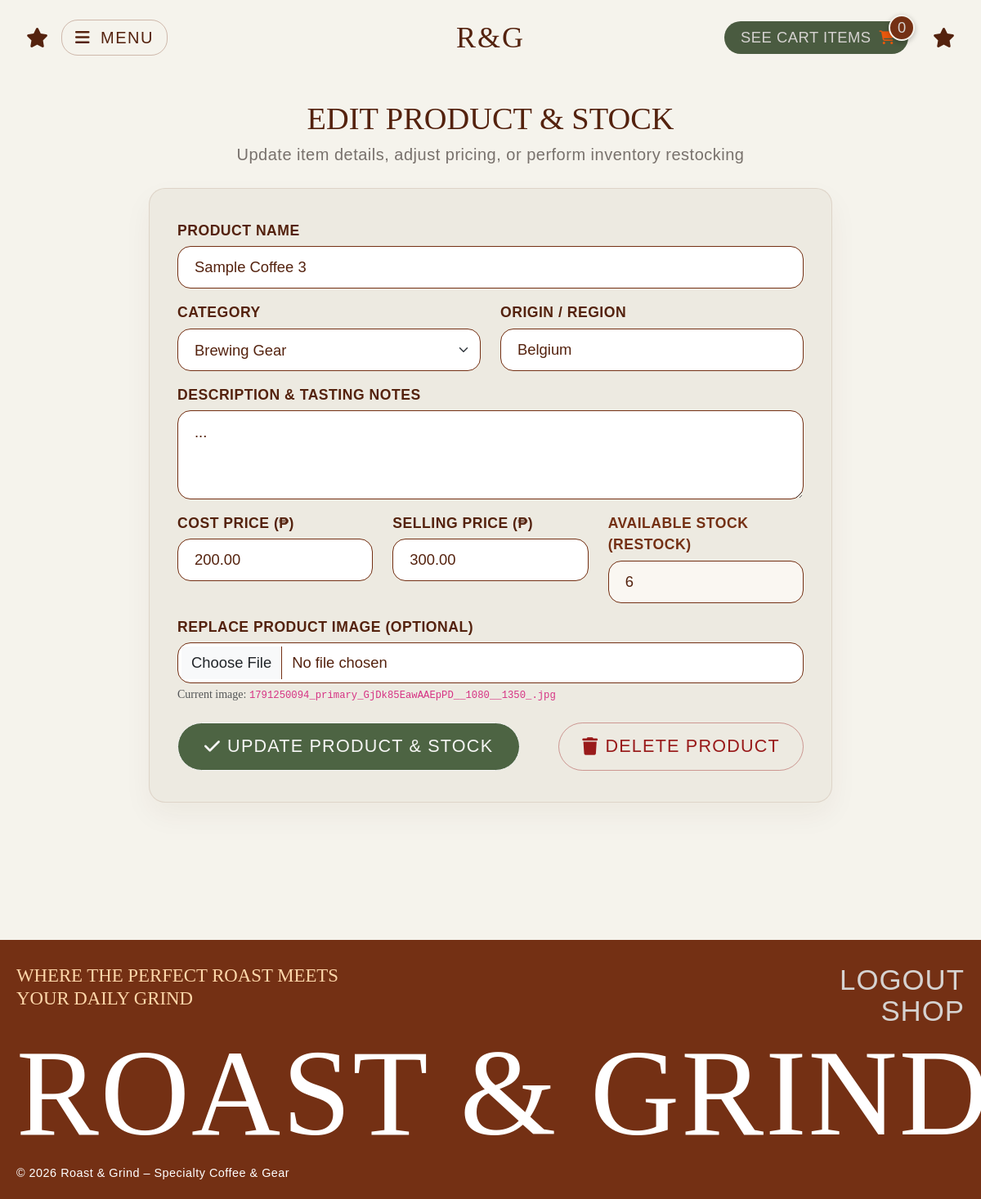
Screenshot of /item/edit.php?id=7 (signed in) with the database file from the repository.
### tables this page shows
CREATE TABLE `item` (
  `item_id` int(11) NOT NULL,
  `item_name` varchar(150) NOT NULL,
  `description` text NOT NULL,
  `origin` varchar(100) NOT NULL DEFAULT 'N/A',
  `category` varchar(50) NOT NULL,
  `cost_price` decimal(10,2) NOT NULL,
  `sell_price` decimal(10,2) NOT NULL,
  `img_path` varchar(255) NOT NULL DEFAULT 'default_coffee.jpg'
);

### item/edit.php (the view, shortened to what this page needs)
<?php
require_once "../includes/config.php";
$item_id = intval($_GET['id']);
$sql = "SELECT i.*, COALESCE(s.quantity, 0) AS quantity
        FROM item i
        LEFT JOIN stock s USING (item_id)
        WHERE i.item_id = ?";
$stmt = mysqli_prepare($conn, $sql);
mysqli_stmt_bind_param($stmt, "i", $item_id);
mysqli_stmt_execute($stmt);
$result = mysqli_stmt_get_result($stmt);
$product = mysqli_fetch_assoc($result);
$old = $_SESSION['old_input'] ?? [];
if ((int) ($old['item_id'] ?? 0) !== $item_id) {
    $old = [];
}
function fieldVal($old, $key, $product)
{
    return htmlspecialchars((string) ($old[$key] ?? $product[$key]));
}
require_once "../includes/header.php";
?>
<div class="admin-form-wrapper">
    <h1 class="admin-form-title">Edit Product & Stock</h1>
    <p class="admin-form-subtitle">Update item details, adjust pricing, or perform inventory restocking</p>
    <div class="admin-form-card">
        <form action="update.php" method="POST" enctype="multipart/form-data">
            <div class="mb-3">
                <label class="admin-form-label">Product Name</label>
                <input type="text" name="item_name" class="form-control admin-form-input"
                       value="<?= fieldVal($old, 'item_name', $product); ?>">
            </div>
            <div class="row">
                <div class="col-md-6 mb-3">
                    <label class="admin-form-label">Category</label>
                    <select name="category" class="form-select admin-form-select">
                        <?php $currentCat = $old['category'] ?? $product['category']; ?>
                        <?php foreach (PRODUCT_CATEGORIES as $cat): ?>
                            <option value="<?= $cat; ?>" <?= $currentCat === $cat ? 'selected' : ''; ?>><?= $cat; ?></option>
                        <?php endforeach; ?>
                    </select>
                </div>
                <div class="col-md-6 mb-3">
                    <label class="admin-form-label">Origin / Region</label>
                    <input type="text" name="origin" class="form-control admin-form-input"
                           value="<?= fieldVal($old, 'origin', $product); ?>">
                </div>
            </div>
            <div class="mb-3">
                <label class="admin-form-label">Description & Tasting Notes</label>
                <textarea name="description" rows="3" class="form-control admin-form-textarea"><?= fieldVal($old, 'description', $product); ?></textarea>
            </div>
            <div class="row">
                <div class="col-md-4 mb-3">
                    <label class="admin-form-label">Cost Price (₱)</label>
                    <input type="text" name="cost_price" class="form-control admin-form-input"
                           value="<?= fieldVal($old, 'cost_price', $product); ?>">
                </div>
                <div class="col-md-4 mb-3">
                    <label class="admin-form-label">Selling Price (₱)</label>
                    <input type="text" name="sell_price" class="form-control admin-form-input"
                           value="<?= fieldVal($old, 'sell_price', $product); ?>">
                </div>
                <div class="col-md-4 mb-3">
                    <label class="admin-form-label" style="color: var(--arch-brown);">Available Stock (Restock)</label>
                    <input type="text" name="quantity" class="form-control admin-form-input restock-highlight"
                           value="<?= fieldVal($old, 'quantity', $product); ?>">
                </div>
            </div>
            <div class="mb-4">
                <label class="admin-form-label">Replace Product Image (Optional)</label>
                <input type="file" name="product_image" class="form-control admin-form-input" accept=".jpg,.jpeg,.png">
                <small class="text-muted" style="font-family: 'Alinore';">Current image: <code><?= htmlspecialchars($product['img_path']); ?></code></small>
            </div>
            <div class="d-flex justify-content-between align-items-center mt-4 flex-wrap gap-3">
                <button type="submit" class="admin-edit-submit-btn">
                    <i class="fa-solid fa-check me-2"></i> Update Product & Stock
                </button>
                <a href="delete.php?id=<?= $product['item_id']; ?>"
                   class="admin-edit-delete-btn"
                   onclick="return confirm('Are you sure you want to delete \'<?= addslashes(htmlspecialchars($product['item_name'])); ?>\'?');">
                    <i class="fa-solid fa-trash me-2"></i> Delete Product
                </a>
            </div>
        </form>
    </div>
</div>
<?php require_once "../includes/footer.php"; ?>

### rows the page displays
item: item_name "Sample Coffee 3", category "Brewing Gear", origin "Belgium", description "...", cost_price "200.00", sell_price "300.00", img_path "1791250094_primary_GjDk85EawAAEpPD__1080__1350_.jpg"

### other values shown
$cartCount "0"
